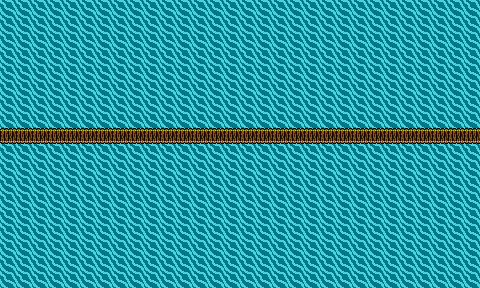

The image is a tile-based game level rendered from a .tmx file. Its description and source (layers, tilesets, objects; grid data summarised) follow:
An orthogonal 30x18 tile map with 16x16 px tiles, 5 tile layers (contactmonstre, foret, chateau, contact, ...).

<map version="1.9" tiledversion="1.9.2" orientation="orthogonal" renderorder="right-down" width="30" height="18" tilewidth="16" tileheight="16" infinite="0" nextlayerid="6" nextobjectid="1">
 <tileset firstgid="1" source="PokemonLike.tsx" />
 <layer id="5" name="contactmonstre" width="30" height="18">
  <data>[540 cells, 90 non-empty, 1 distinct tile ids]</data>
 </layer>
 <layer id="3" name="foret" width="30" height="18">
  <data>[540 cells, 1 non-empty, 1 distinct tile ids]</data>
 </layer>
 <layer id="4" name="chateau" width="30" height="18">
  <data>[540 cells, 1 non-empty, 1 distinct tile ids]</data>
 </layer>
 <layer id="2" name="contact" width="30" height="18">
  <data>[540 cells, 62 non-empty, 2 distinct tile ids]</data>
 </layer>
 <layer id="1" name="sol" width="30" height="18">
  <data>[540 cells, 540 non-empty, 3 distinct tile ids]</data>
 </layer>
</map>
